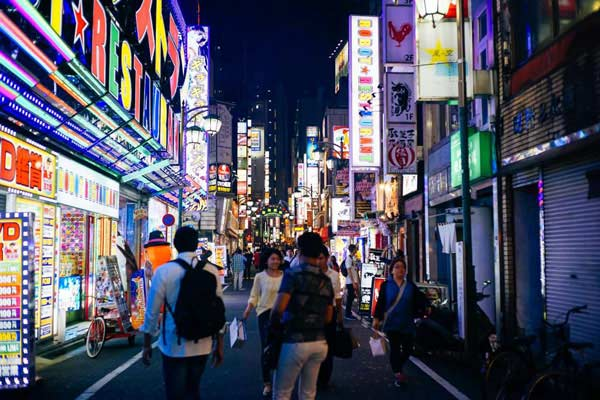
#> input picture 3.jpg, 600 x 400 px
$ python extract-color.py
#> lines starting #> are read from the running program, lines starting #| are printed output that depends on the picture
from PIL import Image
import numpy as np
import matplotlib.pyplot as plt
from sklearn.cluster import KMeans

# Function to calculate CMYK values from RGB values
# Función para calcular los valores CMYK a partir de los valores RGB
def rgb_to_cmyk(rgb):
    r, g, b = [x / 255.0 for x in rgb]
    k = 1 - max(r, g, b)
    c = (1 - r - k) / (1 - k) if (1 - k) != 0 else 0
    m = (1 - g - k) / (1 - k) if (1 - k) != 0 else 0
    y = (1 - b - k) / (1 - k) if (1 - k) != 0 else 0
    return (round(c, 2), round(m, 2), round(y, 2), round(k, 2))

# Load the image (Cargar la imagen)
img = Image.open("3.jpg")
#> img is the input picture: PIL image 600x400 RGB; mean R, G, B 81.1, 80.3, 96.7
image = np.array(img)

# Get the dimensions of the image (Obtener las dimensiones de la imagen)
w, h, d = image.shape
#> w = 400; h = 600; d = 3

# Flatten the pixel matrix (Aplanar la matriz de píxeles)
pixels = image.reshape((w * h, d))

# Number of colors to extract (Número de colores a extraer)
n_colors = 10

# Fit the KMeans model (Ajustar el modelo KMeans)
model = KMeans(n_clusters=n_colors, random_state=42).fit(pixels)

# Get the colors in the palette in hexadecimal and RGB format (Obtener los colores de la paleta en formato hexadecimal y RGB)
palette_hex = ['#%02x%02x%02x' % tuple(map(int, color)) for color in model.cluster_centers_]
#> palette_hex = ['#373441', '#b3b2c5', '#0a1837', '#303e86', '#e6e8e6', '#7d7ca1', '#685d66', '#d76342', '#e3c37a', '#070a14']
palette_rgb = [tuple(map(int, color)) for color in model.cluster_centers_]
#> palette_rgb = [(55, 52, 65), (179, 178, 197), (10, 24, 55), (48, 62, 134), (230, 232, 230), (125, 124, 161), (104, 93, 102), (215, 99, 66), (227, 195, 122), (7, 10, 20)]

# Calculate CMYK values (Calcular los valores CMYK)
palette_cmyk = [rgb_to_cmyk(rgb) for rgb in palette_rgb]
#> palette_cmyk = [(0.15, 0.2, 0, 0.75), (0.09, 0.1, 0, 0.23), (0.82, 0.56, 0, 0.78), (0.64, 0.54, 0, 0.47), (0.01, 0, 0.01, 0.09), (0.22, 0.23, 0, 0.37), (0, 0.11, 0.02, 0.59), (0, 0.54, 0.69, 0.16), (0, 0.14, 0.46, 0.11), (0.65, 0.5, 0, 0.92)]

# Display the original image, the color palette, and color information in one panel (Mostrar la imagen original, la paleta de colores y la información de colores en un solo panel)
plt.figure(figsize=(15, 6))

# Panel 1: Original Image (Panel 1: Imagen Original)
plt.subplot(1, 3, 3)
plt.title("Imagen Original")
plt.axis('off')
plt.imshow(image)

# Panel 2: Color Palette (Panel 2: Paleta de Colores)
plt.subplot(1, 3, 2)
plt.title("Paleta de Colores")
plt.axis('off')
color_palette = np.array([palette_rgb], dtype=np.uint8)
#> color_palette = [[55, 52, 65], [179, 178, 197], [10, 24, 55], [48, 62, 134], [230, 232, 230], [125, 124, 161], [104, 93, 102], [215, 99, 66], [227, 195, 122], [7, 10, 20]]
plt.imshow(color_palette)

# Panel 3: Color Information (RGB, Hex, CMYK) (Panel 3: Información de Colores (RGB, Hexadecimal, CMYK))
plt.subplot(1, 3, 1)
plt.title("Información de Colores", y=0.9)
plt.axis('off')
color_info = ""
for i, (hex_color, rgb_color, cmyk_color) in enumerate(zip(palette_hex, palette_rgb, palette_cmyk)):
    color_info += f"Color {i+1}: Hex: {hex_color} - RGB: {rgb_color} - CMYK: {cmyk_color}\n"
#> this loop made 10 passes
#> (hex_color, rgb_color, cmyk_color) on passes 1 to 10: ('#373441', (55, 52, 65), (0.15, 0.2, 0, 0.75)), ('#b3b2c5', (179, 178, 197), (0.09, 0.1, 0, 0.23)), ('#0a1837', (10, 24, 55), (0.82, 0.56, 0, 0.78)), ('#303e86', (48, 62, 134), (0.64, 0.54, 0, 0.47)), ('#e6e8e6', (230, 232, 230), (0.01, 0, 0.01, 0.09)), ('#7d7ca1', (125, 124, 161), (0.22, 0.23, 0, 0.37)), ('#685d66', (104, 93, 102), (0, 0.11, 0.02, 0.59)), ('#d76342', (215, 99, 66), (0, 0.54, 0.69, 0.16)), ('#e3c37a', (227, 195, 122), (0, 0.14, 0.46, 0.11)), ('#070a14', (7, 10, 20), (0.65, 0.5, 0, 0.92))
plt.text(0.5 * (.25 + 0.5), 0.5 * (.25 + .5), color_info, ha='center', va='center', fontsize=10)

plt.tight_layout()
plt.show()
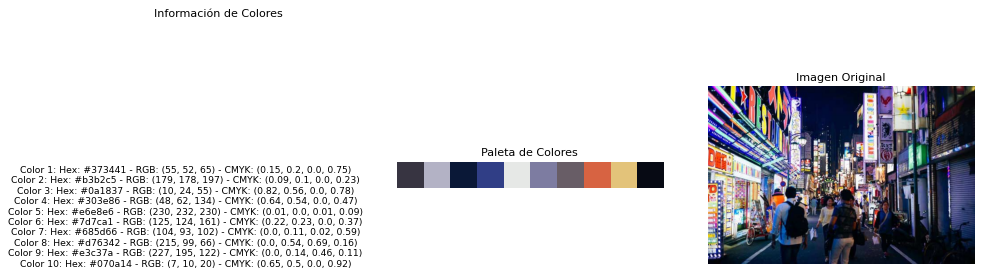
#> figure drawn by matplotlib, 2 panels

$ run again, with 1.jpg copied over 3.jpg
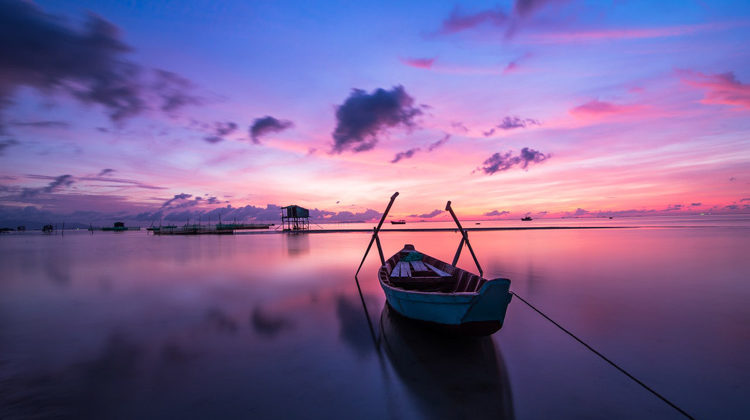
#> input picture 1.jpg, 750 x 420 px
#> img is the input picture: PIL image 750x420 RGB; mean R, G, B 120.4, 97.7, 146.9
#> palette_hex = ['#c499da', '#483c68', '#4f70d4', '#111120', '#f7bdce', '#745283', '#8b88dd', '#f0899b', '#b06691', '#26274b']
#> palette_rgb = [(196, 153, 218), (72, 60, 104), (79, 112, 212), (17, 17, 32), (247, 189, 206), (116, 82, 131), (139, 136, 221), (240, 137, 155), (176, 102, 145), (38, 39, 75)]
#> palette_cmyk = [(0.1, 0.3, 0, 0.15), (0.31, 0.42, 0, 0.59), (0.63, 0.47, 0, 0.17), (0.47, 0.47, 0, 0.87), (0, 0.23, 0.17, 0.03), (0.11, 0.37, 0, 0.49), (0.37, 0.38, 0, 0.13), (0, 0.43, 0.35, 0.06), (0, 0.42, 0.18, 0.31), (0.49, 0.48, 0, 0.71)]
#> color_palette = [[196, 153, 218], [72, 60, 104], [79, 112, 212], [17, 17, 32], [247, 189, 206], [116, 82, 131], [139, 136, 221], [240, 137, 155], [176, 102, 145], [38, 39, 75]]
#> the loop `for i, (hex_color, rgb_color, cmyk_color) in enumerate(zip(palette_hex..` made 10 passes
#> (hex_color, rgb_color, cmyk_color) on passes 1 to 8: ('#c499da', (196, 153, 218), (0.1, 0.3, 0, 0.15)), ('#483c68', (72, 60, 104), (0.31, 0.42, 0, 0.59)), ('#4f70d4', (79, 112, 212), (0.63, 0.47, 0, 0.17)), ('#111120', (17, 17, 32), (0.47, 0.47, 0, 0.87)), ('#f7bdce', (247, 189, 206), (0, 0.23, 0.17, 0.03)), ('#745283', (116, 82, 131), (0.11, 0.37, 0, 0.49)), ('#8b88dd', (139, 136, 221), (0.37, 0.38, 0, 0.13)), ('#f0899b', (240, 137, 155), (0, 0.43, 0.35, 0.06))
#> `plt.show()`:
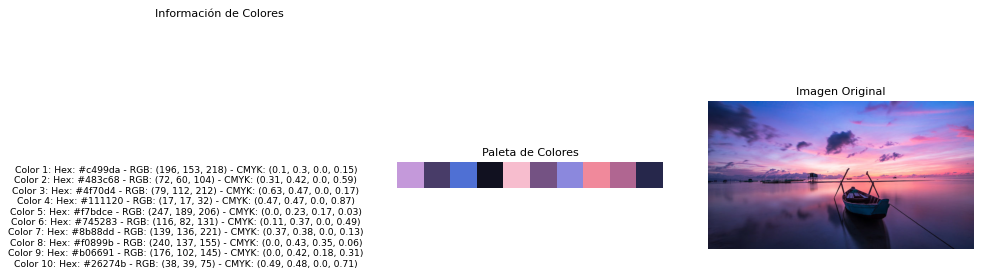
#> figure drawn by matplotlib, 2 panels

$ run again, with 2.jpg copied over 3.jpg
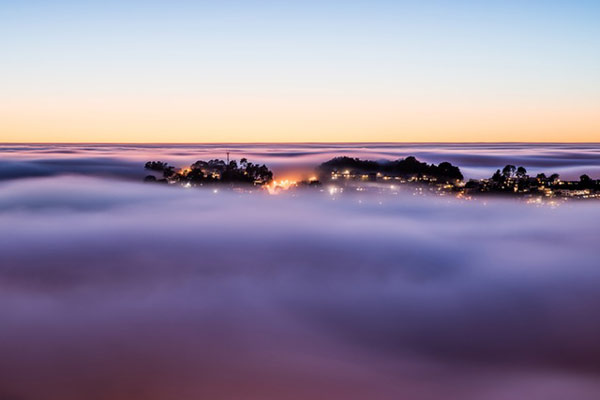
#> input picture 2.jpg, 600 x 400 px
#> img is the input picture: PIL image 600x400 RGB; mean R, G, B 148.1, 136.2, 160.1
#> palette_hex = ['#8276a5', '#e2e7ed', '#462f49', '#605586', '#fbe7d4', '#130b12', '#bcd3ec', '#a391b6', '#f9d0ac', '#5a4266']
#> palette_rgb = [(130, 118, 165), (226, 231, 237), (70, 47, 73), (96, 85, 134), (251, 231, 212), (19, 11, 18), (188, 211, 236), (163, 145, 182), (249, 208, 172), (90, 66, 102)]
#> palette_cmyk = [(0.21, 0.28, 0, 0.35), (0.05, 0.03, 0, 0.07), (0.04, 0.36, 0, 0.71), (0.28, 0.37, 0, 0.47), (0, 0.08, 0.16, 0.02), (0, 0.42, 0.05, 0.93), (0.2, 0.11, 0, 0.07), (0.1, 0.2, 0, 0.29), (0, 0.16, 0.31, 0.02), (0.12, 0.35, 0, 0.6)]
#> color_palette = [[130, 118, 165], [226, 231, 237], [70, 47, 73], [96, 85, 134], [251, 231, 212], [19, 11, 18], [188, 211, 236], [163, 145, 182], [249, 208, 172], [90, 66, 102]]
#> the loop `for i, (hex_color, rgb_color, cmyk_color) in enumerate(zip(palette_hex..` made 10 passes
#> (hex_color, rgb_color, cmyk_color) on passes 1 to 8: ('#8276a5', (130, 118, 165), (0.21, 0.28, 0, 0.35)), ('#e2e7ed', (226, 231, 237), (0.05, 0.03, 0, 0.07)), ('#462f49', (70, 47, 73), (0.04, 0.36, 0, 0.71)), ('#605586', (96, 85, 134), (0.28, 0.37, 0, 0.47)), ('#fbe7d4', (251, 231, 212), (0, 0.08, 0.16, 0.02)), ('#130b12', (19, 11, 18), (0, 0.42, 0.05, 0.93)), ('#bcd3ec', (188, 211, 236), (0.2, 0.11, 0, 0.07)), ('#a391b6', (163, 145, 182), (0.1, 0.2, 0, 0.29))
#> `plt.show()`:
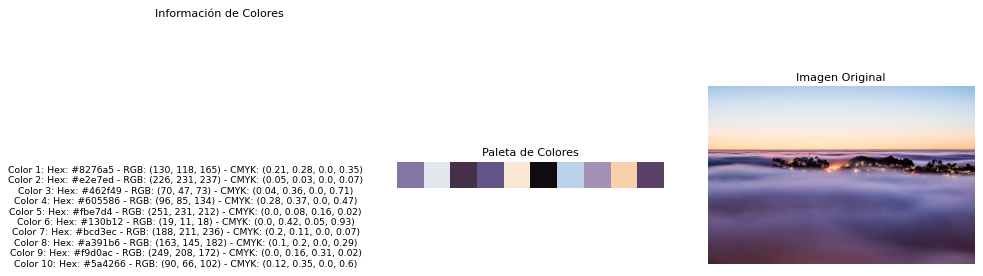
#> figure drawn by matplotlib, 2 panels
